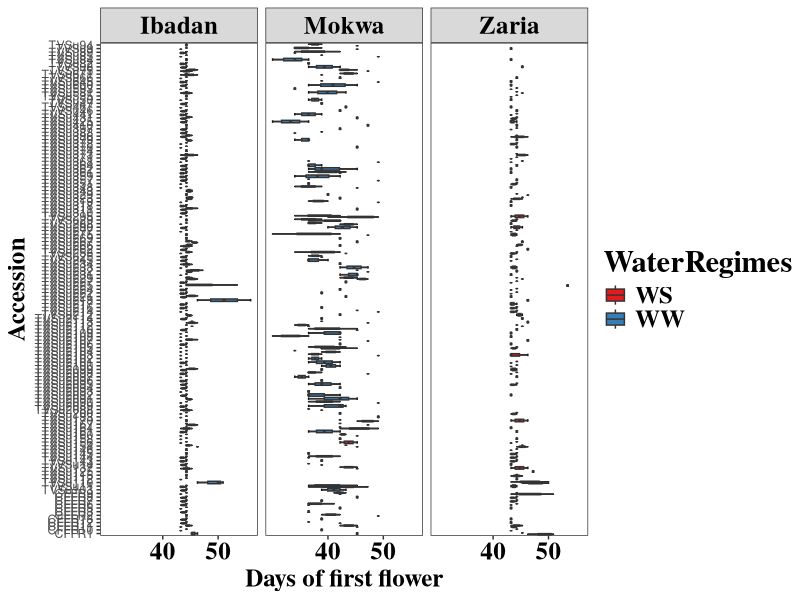
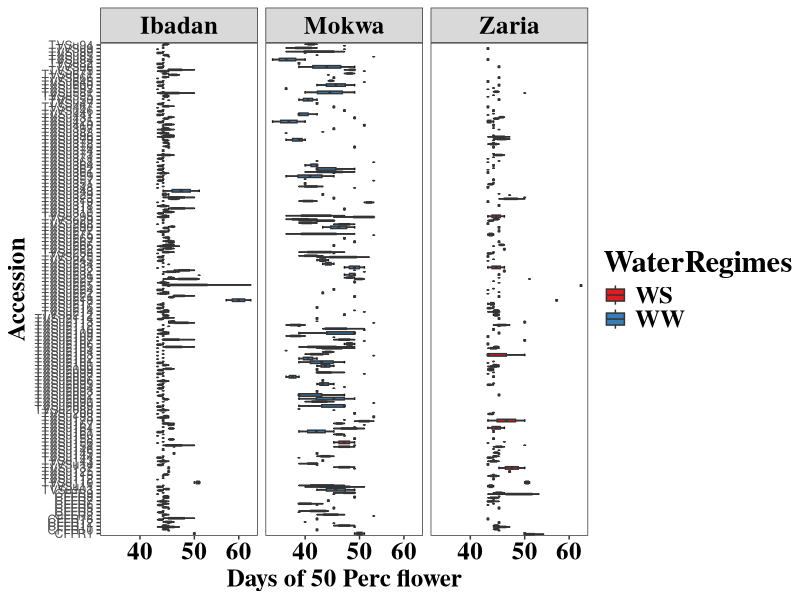
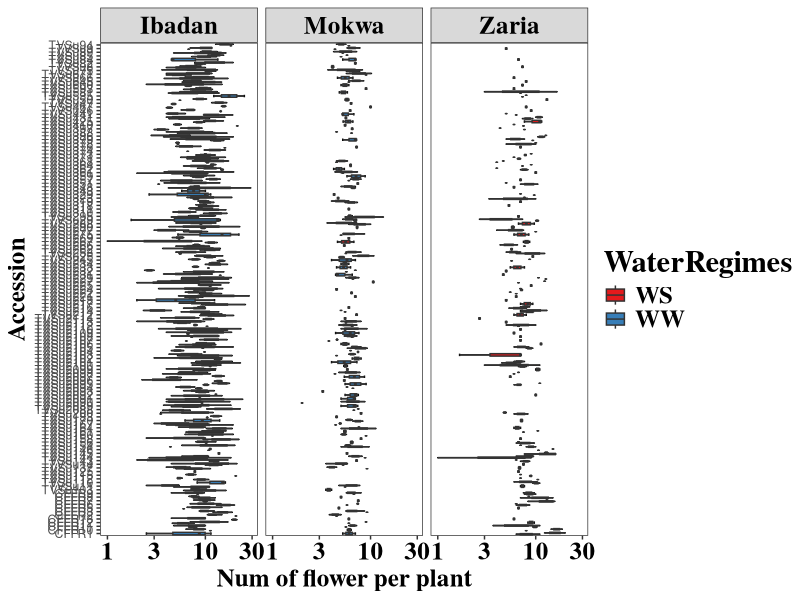
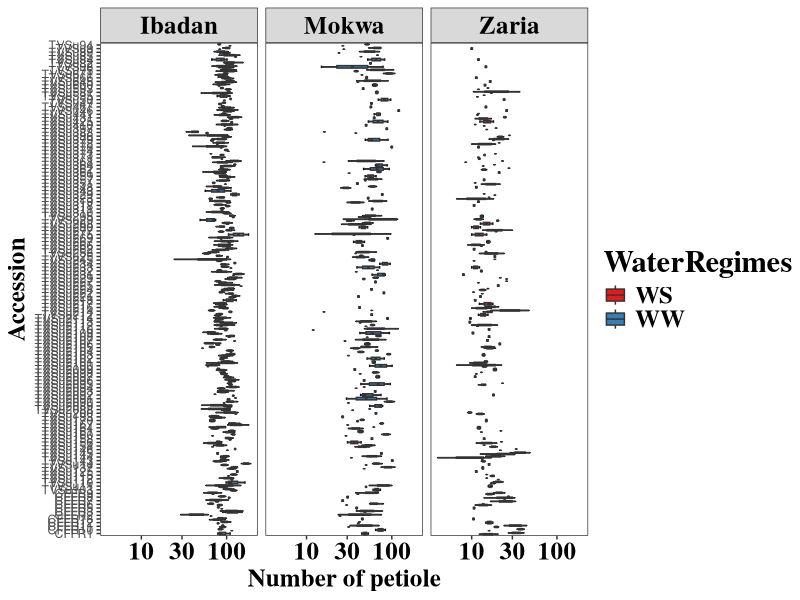
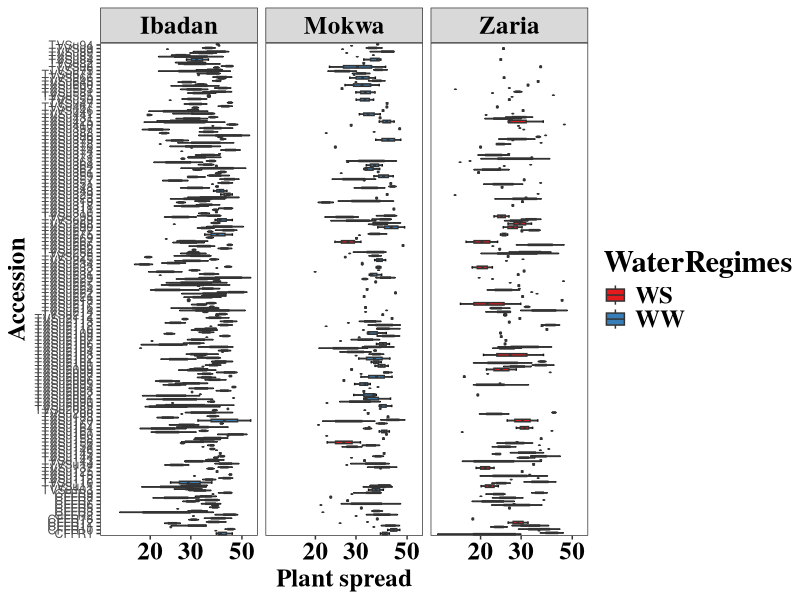
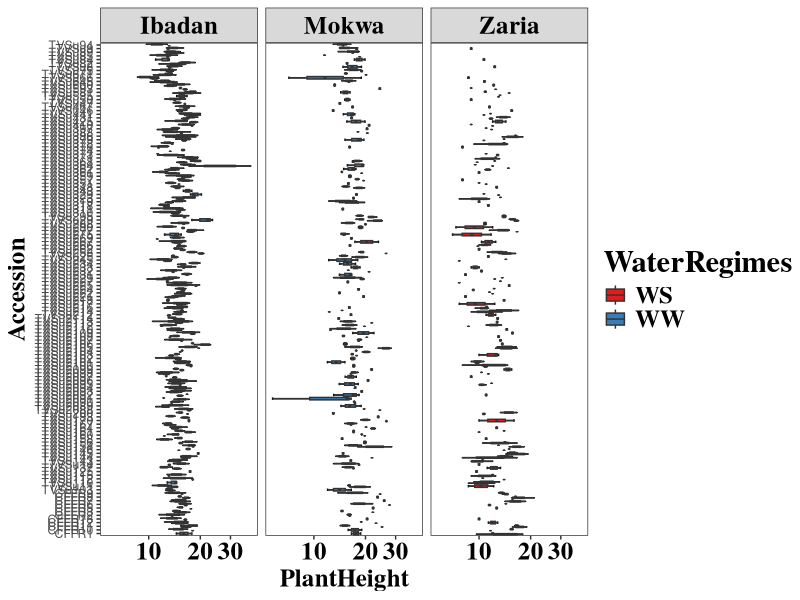
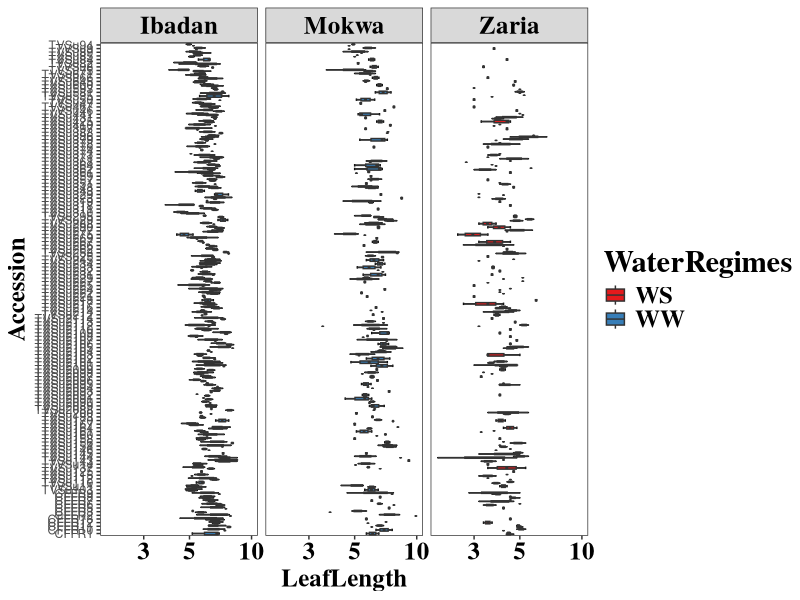
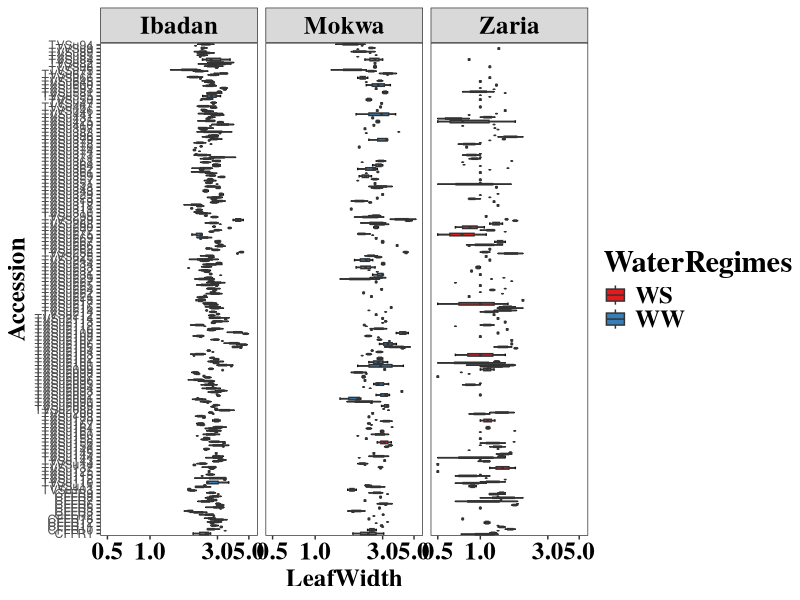

The R script that drew these images, in order: (Note: a time limit stopped this script after it produced the figures.)


library(readxl)
library(tidyverse)

# Import the dataset
data_2021 <- read_excel(path = here::here('Data/100 Seed WGHT Combined 2021.xlsx'),sheet = 'All env 2021',na = '.')


# Drop the missing data
data_clean <- data_2021 %>%
  drop_na()

# Pivoted dataset
dat <- data_clean %>%
  pivot_longer(cols = c(8:22)) %>%
  group_by(name) %>%
  nest()



# Plotting Function
plot_function <- function(df,y){
ggplot(data = df,aes(x = Accession,y = value,fill=WaterRegimes))+
    stat_boxplot(geom = 'errorbar')+
    geom_boxplot(outlier.shape = NA)+
    facet_grid(~Location)+labs(y=y)+
    scale_y_log10()+ # Place the y axis on a log scale
    coord_flip()+
    theme_test()+
    scale_fill_brewer(palette = 'Set1')+
    theme(strip.text = element_text(family = 'serif',face = 'bold',size = 18,colour = 'black'),
          #axis.text.y = element_text(family = 'serif',face = 'bold',colour = 'black',size = 18),
          axis.title.y = element_text(family = 'serif',face = 'bold',colour = 'black',size = 18),
          axis.title.x = element_text(family = 'serif',face = 'bold',colour = 'black',size = 18),
          axis.text.x = element_text(family = 'serif',face = 'bold',colour = 'black',size=18),
          legend.title = element_text(family = 'serif',face = 'bold',colour = 'black',size = 22),
          legend.text = element_text(family = 'serif',face = 'bold',colour = 'black',size = 18))
}


# Plot the graph for three way Interraction
plot <- dat %>%
  mutate(plot=map2(.x = data,.y = name,.f = plot_function)) %>%
  select(plot)



# Save the plot
map2(paste(plot$name,'.png'),plot$plot,
     .f = ggsave,path=here::here('Script/Accession_Loc_Regime_2021'),width=20,height=16,dpi=370)




# Accesion by Location

# Plotting Function

plot_function <- function(df,y){
  ggplot(data = df,aes(x = Accession,y = value,fill=Location))+
    stat_boxplot(geom = 'errorbar')+
    geom_boxplot(outlier.shape = NA)+
    scale_y_log10()+
    labs(y=y)+
    coord_flip()+
    theme_test()+
    scale_fill_brewer(palette = 'Set1')+
    theme(strip.text = element_text(family = 'serif',face = 'bold',size = 18,colour = 'black'),
          #axis.text.y = element_text(family = 'serif',face = 'bold',colour = 'black',size = 18),
          axis.title.y = element_text(family = 'serif',face = 'bold',colour = 'black',size = 18),
          axis.title.x = element_text(family = 'serif',face = 'bold',colour = 'black',size = 18),
          axis.text.x = element_text(family = 'serif',face = 'bold',colour = 'black',size=18),
          legend.title = element_text(family = 'serif',face = 'bold',colour = 'black',size = 22),
          legend.text = element_text(family = 'serif',face = 'bold',colour = 'black',size = 18))
}


# Plot the graph
plot <- dat %>%
  mutate(plot=map2(.x = data,.y = name,.f = plot_function)) %>%
  select(plot)





# Save the plot
map2(paste(plot$name,'.png'),plot$plot,
     .f = ggsave,path=here::here('Script/Accession_Location_2021'),width=20,height=16,dpi=370)


# Accession by WaterRegime

# Plotting Function

plot_function <- function(df,y){
  ggplot(data = df,aes(x = Accession,y = value,fill=WaterRegimes))+
    stat_boxplot(geom = 'errorbar')+
    geom_boxplot(outlier.shape = NA)+
    labs(y=y)+
    scale_y_log10()+
    coord_flip()+
    theme_test()+
    scale_fill_brewer(palette = 'Set1')+
    theme(strip.text = element_text(family = 'serif',face = 'bold',size = 18,colour = 'black'),
          #axis.text.y = element_text(family = 'serif',face = 'bold',colour = 'black',size = 18),
          axis.title.y = element_text(family = 'serif',face = 'bold',colour = 'black',size = 18),
          axis.title.x = element_text(family = 'serif',face = 'bold',colour = 'black',size = 18),
          axis.text.x = element_text(family = 'serif',face = 'bold',colour = 'black',size=18),
          legend.title = element_text(family = 'serif',face = 'bold',colour = 'black',size = 22),
          legend.text = element_text(family = 'serif',face = 'bold',colour = 'black',size = 18))
}


# Plot the graph
plot <- dat %>%
  mutate(plot=map2(.x = data,.y = name,.f = plot_function)) %>%
  select(plot)





# Save the plot
map2(paste(plot$name,'.png'),plot$plot,
     .f = ggsave,path=here::here('Script/Accession_WaterRegimes_2021'),width=20,height=16,dpi=370)




# Location by WaterRegime Continue tommorow
stat_summary(geom = 'errorbar',position = 'dodge',fun.data = 'mean_se')+stat_summary(geom = 'col',fun = 'mean',position = position_dodge(.9))+labs(y=y)+scale_y_log10()

plot_function <- function(df,y){
ggplot(data = df,aes(x =  Location,y =  value,fill= WaterRegimes))+
stat_summary(geom = 'errorbar',fun.data = 'mean_se',position = 'dodge')+stat_summary(geom = 'col',fun = 'mean',position = position_dodge(.9))+labs(y=y)+
theme_test()+scale_y_log10()+
scale_fill_brewer(palette = 'Set1')+
theme(axis.text.y = element_text(family = 'serif',face = 'bold',colour = 'black',size = 18),
          axis.title.y = element_text(family = 'serif',face = 'bold',colour = 'black',size = 18),
          axis.title.x = element_text(family = 'serif',face = 'bold',colour = 'black',size = 18),
          axis.text.x = element_text(family = 'serif',face = 'bold',colour = 'black',size=18),
          legend.title = element_text(family = 'serif',face = 'bold',colour = 'black',size = 22),
          legend.text = element_text(family = 'serif',face = 'bold',colour = 'black',size = 18))
}


# Plot the graph
plot <- dat %>%
  mutate(plot=map2(.x = data,.y = name,.f = plot_function))




# Save the plot
map2(paste(plot$name,'.png'),plot$plot,
     .f = ggsave,path=here::here('Script/Location_WaterRegimes_2021'),width=20,height=16,dpi=370)
